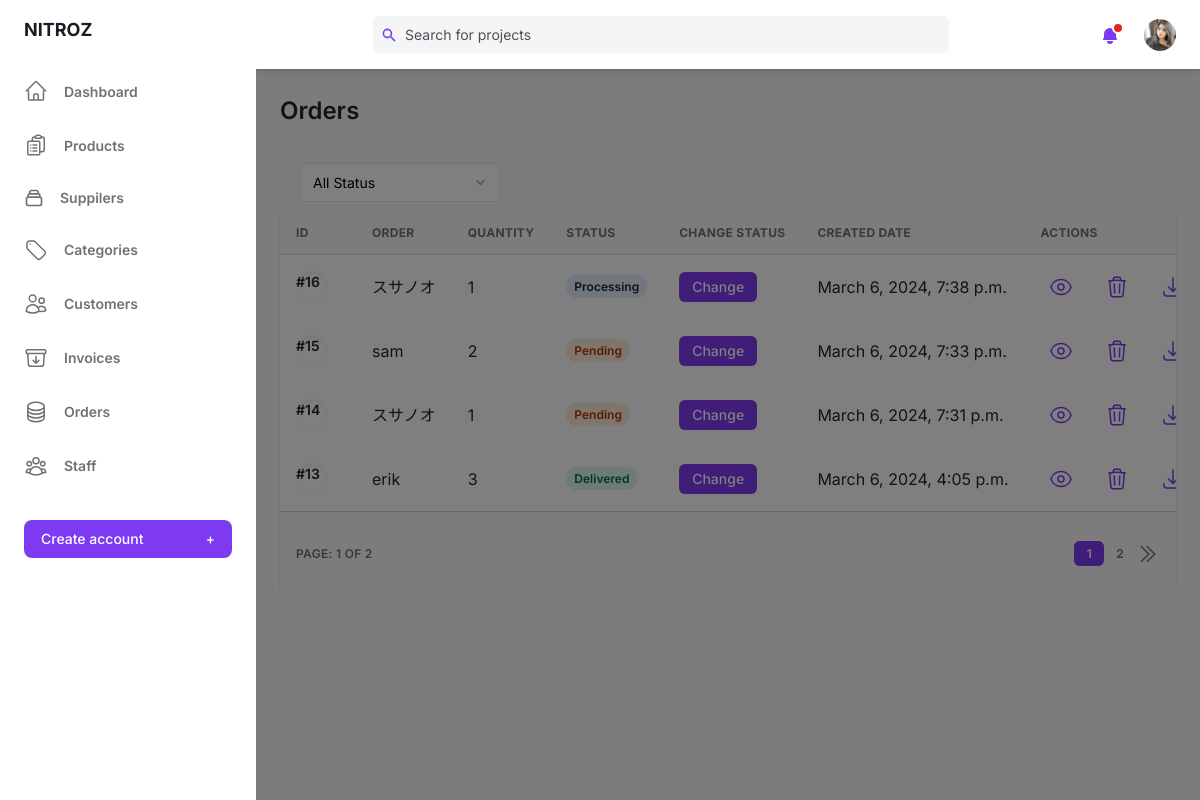
Page /super/order/ (signed in) on the earlier database version.
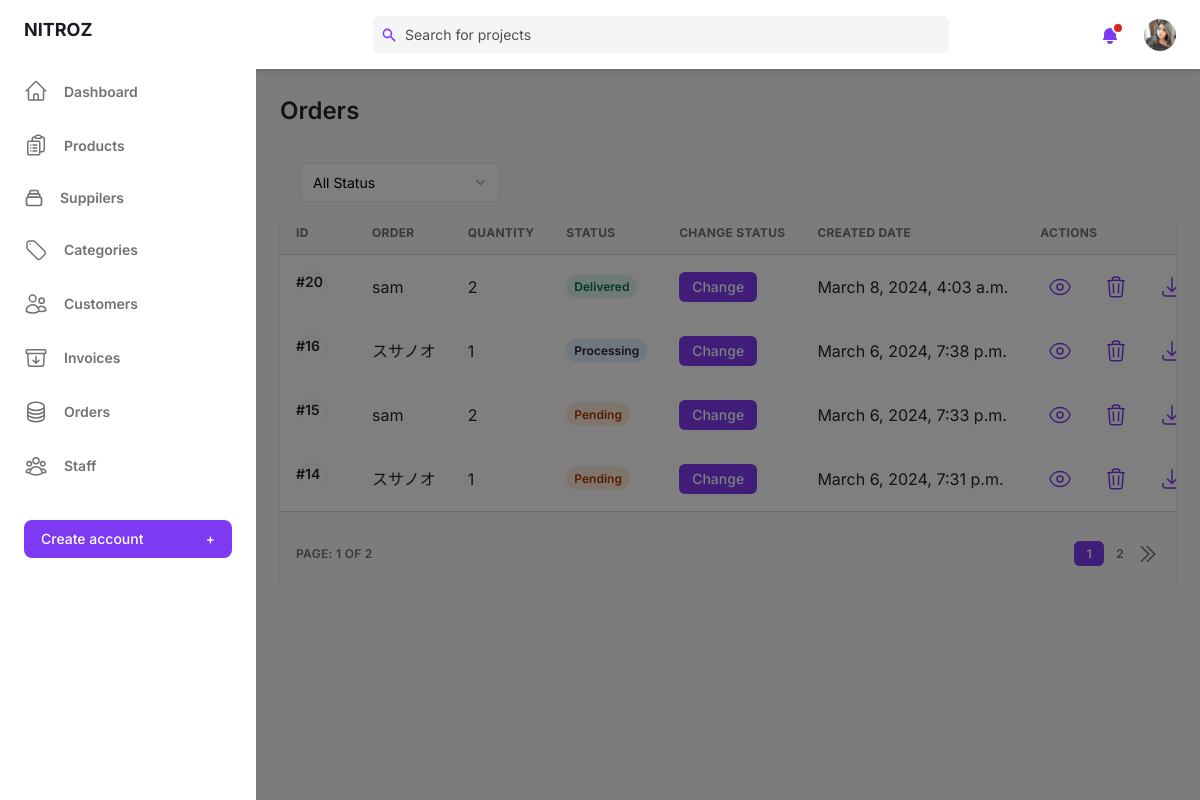
Same page on the later database version.
### base/models.py (models this page shows, shortened)
class Order(models.Model):
    user = models.ForeignKey(User,on_delete=models.DO_NOTHING)
    status = models.SmallIntegerField(default=1)
    updated = models.DateTimeField(auto_now=True)
    created = models.DateTimeField(auto_now_add=True)
    class Meta:
        ordering = ['-created']

class User(AbstractUser):
    birth = models.DateField(blank=True,null=True)
    gender = models.BooleanField(default=False)
    email = models.EmailField(unique=True)
    phone = models.CharField(max_length=10,blank=True,null=True)
    avatar = models.ImageField(null=True,blank=True,upload_to='users/',default= 'users/avatar.svg')
    old_cart = models.CharField(max_length=200, blank=True, null=True)
    updated = models.DateTimeField(auto_now=True)
    created = models.DateTimeField(auto_now_add=True)
    USERNAME_FIELD = 'email'
    REQUIRED_FIELDS = []
    @property
    def ImageURL(self):
        try:
            url = self.avatar.url
        except:
            url = ''
        return url
    objects = CustomUserManager()

class OrderItem(models.Model):
    order = models.ForeignKey(Order,on_delete=models.CASCADE)
    product = models.ForeignKey(Product, on_delete=models.DO_NOTHING)
    quantity = models.PositiveIntegerField(default=0, null=True, blank=True)
    updated = models.DateTimeField(auto_now=True)
    added = models.DateTimeField(auto_now_add=True)

### base/views.py (the view)
# urls.py: path('super/order/', views.orderAdmin, name="orderAdmin"),
@login_required(login_url='/super/login/')
def orderAdmin(request):
    pageView = 'read'
    if 'q' in request.GET:
        q = request.GET['q']
        mutiple_q = Q( Q(user__username__icontains=q) |
                       Q(user__first_name__icontains=q) |
                       Q(user__last_name__icontains=q))
        orders = Order.objects.filter(mutiple_q)
    else:
        orders = Order.objects.all()
    status_filter = request.GET.get('status')
    if status_filter:
        if status_filter == '0':
            return redirect('orderAdmin')
        else:
            orders = orders.filter(status=status_filter)
    page = Paginator(orders, 4)
    page_list = request.GET.get('page')
    page = page.get_page(page_list)
    context = {'orders':orders, 'page':page, 'pageView':pageView}
    return render(request, 'base/admin/order.html', context)

### base/context_processors.py (called while the page is built)
def cart(request):
    return {'cart': Cart(request)}

### base/templates/base/admin/order.html (shortened to what the changed rows need)
{% extends "admin/main.html" %}
{% block content %}
<main class="h-full pb-16 overflow-y-auto">
    <div class="container grid px-6 mx-auto">
    {% if pageView == 'read' %}
    <h2 class="my-6 text-2xl font-semibold text-gray-700 dark:text-gray-200">Orders</h2>
    {% endif %}
    {% if pageView == 'read' %}
      <div class="w-full overflow-hidden rounded-lg shadow-xs">
        <div class="w-full overflow-x-auto">
            <table class="w-full whitespace-no-wrap">
                <thead>
                <tr class="text-xs font-semibold tracking-wide text-left text-gray-500 uppercase border-b dark:border-gray-700 bg-gray-50 dark:text-gray-400 dark:bg-gray-800">
                    <th class="px-4 py-3">ID</th>
                    <th class="px-4 py-3">Order</th>
                    <th class="px-4 py-3">Quantity</th>
                    <th class="px-4 py-3">Status</th>
                    <th class="px-4 py-3">Change Status</th>
                    <th class="px-4 py-3">Created Date</th>
                    <th class="px-4 py-3">Actions</th>
                </tr>
                </thead>
                {% for order in page.object_list %}
                <tbody class="bg-white divide-y dark:divide-gray-700 dark:bg-gray-800">
                <tr class="text-gray-700 dark:text-gray-400">
                    <td class="px-4 py-3">
                    <div class="flex items-center text-sm">
                        <div class="relative hidden w-8 h-8 mr-3 rounded-full md:block">
                        <div class="absolute inset-0 rounded-full shadow-inner" aria-hidden="true"></div>
                        <p class="font-semibold">#{{order.id}}</p>
                        </div>
                    </div>
                    </td>
                    <td class="px-4 py-3">{{order.user.username}}</td>
                    <td class="px-4 py-3">{{order.orderitem_set.all|length}}</td>
                    <td class="px-4 py-3 text-xs">
                        {% if order.status == 1 %}
                        <span class="px-2 py-1 font-semibold leading-tight text-orange-700 bg-orange-100 rounded-full dark:text-white dark:bg-orange-600">
                        Pending</span>
                        {% elif order.status == 2 %}
                        <span class="px-2 py-1 font-semibold leading-tight text-dark-700 bg-blue-100 rounded-full dark:bg-blue-700 dark:text-dark-100">
                            Processing</span>
                        </td>
                        {% elif order.status == 3 %}
                        <span class="px-2 py-1 font-semibold leading-tight text-gray-700 bg-gray-100 rounded-full dark:text-gray-100 dark:bg-gray-700">
                        Cancel</span>
                        {% elif order.status == 4 %}
                        <span class="px-2 py-1 font-semibold leading-tight text-green-700 bg-green-100 rounded-full dark:text-green-100 dark:bg-green-700">
                            Delivered</span>
                        {% endif %}
                    </td>
                    <td class="px-4 py-3">
                      {% if order.status == 1 or order.status == 2 %}
                      <button class="px-3 py-1 text-sm font-medium leading-5 text-white transition-colors duration-150 bg-purple-600 border border-transparent rounded-md active:bg-purple-600 hover:bg-purple-700 focus:outline-none focus:shadow-outline-purple">
                        <a href="{% url "updateOrderStatus" order.id %}">Change</a>
                      </button>
                      {% elif request.user.is_superuser %}
                      <button class="px-3 py-1 text-sm font-medium leading-5 text-white transition-colors duration-150 bg-purple-600 border border-transparent rounded-md active:bg-purple-600 hover:bg-purple-700 focus:outline-none focus:shadow-outline-purple">
                        <a href="{% url "updateOrderStatus" order.id %}">Change</a>
                      </button>
                      {% endif %}
                    </td>
                    <td class="px-4 py-3">{{order.created}}</td>
                    <td class="px-4 py-3">
                    <div class="flex items-center space-x-4 text-sm">
                        <button class="flex items-center justify-between px-2 py-2 text-sm font-medium leading-5 text-purple-600 rounded-lg dark:text-gray-400 focus:outline-none focus:shadow-outline-gray"
                        aria-label="Edit"><a href="{% url "orderDetail" order.id %}">
                            </a>
                        </button>
                        {% if request.user.is_superuser %}
                        <button class="flex items-center justify-between px-2 py-2 text-sm font-medium leading-5 text-purple-600 rounded-lg dark:text-gray-400 focus:outline-none focus:shadow-outline-gray"
                        aria-label="Delete"><a href="{% url "deleteOrder" order.id %}">
                          </a>
                        </button>
                        {% endif %}
                        <button class="flex items-center justify-between px-2 py-2 text-sm font-medium leading-5 text-purple-600 rounded-lg dark:text-gray-400 focus:outline-none focus:shadow-outline-gray"
                        aria-label="Edit"><a href="{% url "generateOrderPDF" order.id %}">
                          <svg xmlns="http://www.w3.org/2000/svg" fill="none" viewBox="0 0 24 24" stroke-width="1.5" stroke="currentColor" class="w-6 h-6">
                            <path stroke-linecap="round" stroke-linejoin="round" d="M3 16.5v2.25A2.25 2.25 0 0 0 5.25 21h13.5A2.25 2.25 0 0 0 21 18.75V16.5M16.5 12 12 16.5m0 0L7.5 12m4.5 4.5V3" />
                          </svg></a>
                        </button>
                    </div>
                    </td>
                </tr>
                </tbody>
                {% endfor %}
            </table>
        </div>
        <div
          class="grid px-4 py-3 text-xs font-semibold tracking-wide text-gray-500 uppercase border-t dark:border-gray-700 bg-gray-50 sm:grid-cols-9 dark:text-gray-400 dark:bg-gray-800"
        >
          <span class="flex col-span-4 mt-2 sm:mt-auto sm:justify-end">
            <nav aria-label="Table navigation">
              <ul class="inline-flex items-center">
                {% for num_page in page.paginator.page_range %}
                    {% if num_page == 1 or num_page == page.paginator.num_pages or num_page == page.number or num_page == page.number|add:"-1" or num_page == page.number|add:"-2" or num_page == page.number|add:"1" or num_page == page.number|add:"2" %}
                        {% if page.number == num_page %}
                        <li><a class="px-3 py-1 text-white transition-colors duration-150 bg-purple-600 border border-r-0 border-purple-600 rounded-md focus:outline-none focus:shadow-outline-purple"
                        href="{% url 'orderAdmin' %}?page={{num_page}}{% if request.GET.q %}&q={{ request.GET.q }}{% endif %}">{{num_page}}</a>
                        </li>
                        {% else %}
                        <li><a class="px-3 py-1 rounded-md focus:outline-none focus:shadow-outline-purple"
                        href="{% url 'orderAdmin' %}?page={{num_page}}{% if request.GET.q %}&q={{ request.GET.q }}{% endif %}">{{num_page}}</a>
                        </li>
                        {% endif %}
                    {% elif num_page == page.paginator.num_pages|add:"-1" or num_page == 2 %}
                        <li><span class="px-3 py-1">...</span></li>
                    {% endif %}
                {% endfor %}
              </ul>
            </nav>
          </span>
        </div>
      </div>
    {% endif %}
    </div>
</main>
{% endblock content %}

Differences in the rows shown:
no longer on this page (row unchanged): Order: id "13", user.username "erik", orderitem_set.all|length "3", status "Delivered", created "March 6, 2024, 4:05 p.m."
added Order: id "20", user.username "sam", orderitem_set.all|length "2", status "Delivered", created "March 8, 2024, 4:03 a.m."
